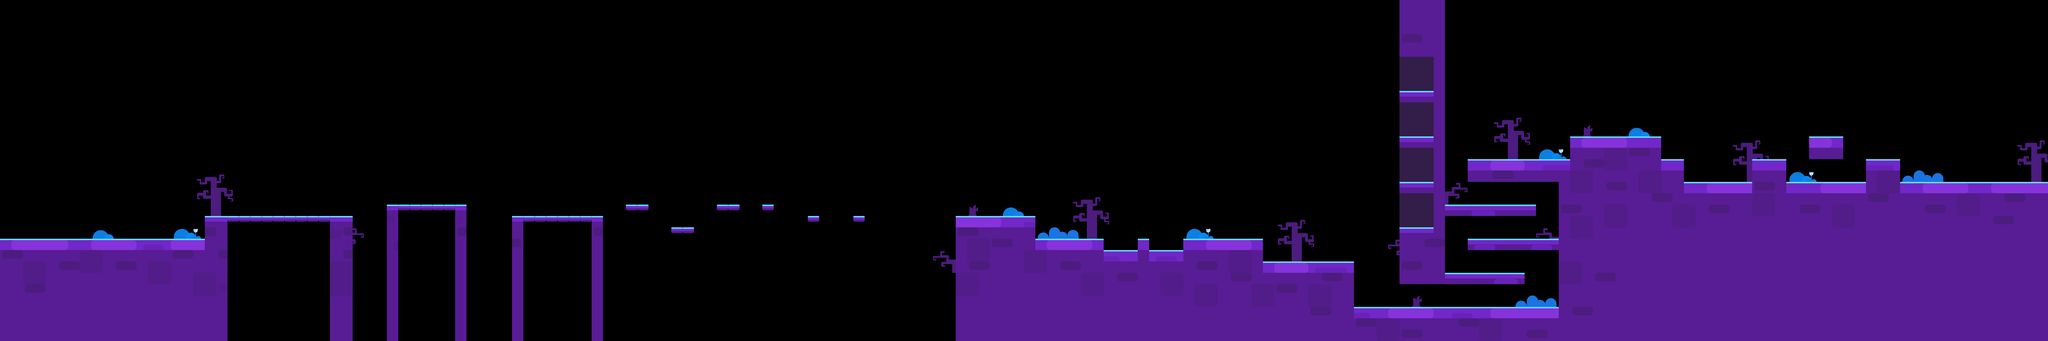

Tiled map render using the project's own tile images. Description and the map definition, with tile-layer contents summarised, below:
An orthogonal 180x30 tile map with 80x80 px tiles, 6 tile layers (zhuangshi02, dixing, dimian, dixingzhuangshi, ...).

<map version="1.0" orientation="orthogonal" renderorder="right-down" width="180" height="30" tilewidth="80" tileheight="80">
 <tileset firstgid="1" name="bj_3_1" tilewidth="80" tileheight="80">
  <image source="bj_3_1.png" width="1120" height="640" />
 </tileset>
 <layer name="zhuangshi02" width="180" height="30">
  <data>[5400 cells, 125 non-empty, 23 distinct tile ids]</data>
 </layer>
 <layer name="dixing" width="180" height="30">
  <data>[5400 cells, 1439 non-empty, 5 distinct tile ids]</data>
 </layer>
 <layer name="dimian" width="180" height="30">
  <data>[5400 cells, 125 non-empty, 1 distinct tile ids]</data>
 </layer>
 <layer name="dixingzhuangshi" width="180" height="30">
  <data>[5400 cells, 195 non-empty, 10 distinct tile ids]</data>
 </layer>
 <layer name="dimianzhuangshi" width="180" height="30">
  <data>[5400 cells, 99 non-empty, 5 distinct tile ids]</data>
 </layer>
 <layer name="zhuangshi01" width="180" height="30">
  <data>[5400 cells, 30 non-empty, 9 distinct tile ids]</data>
 </layer>
</map>
